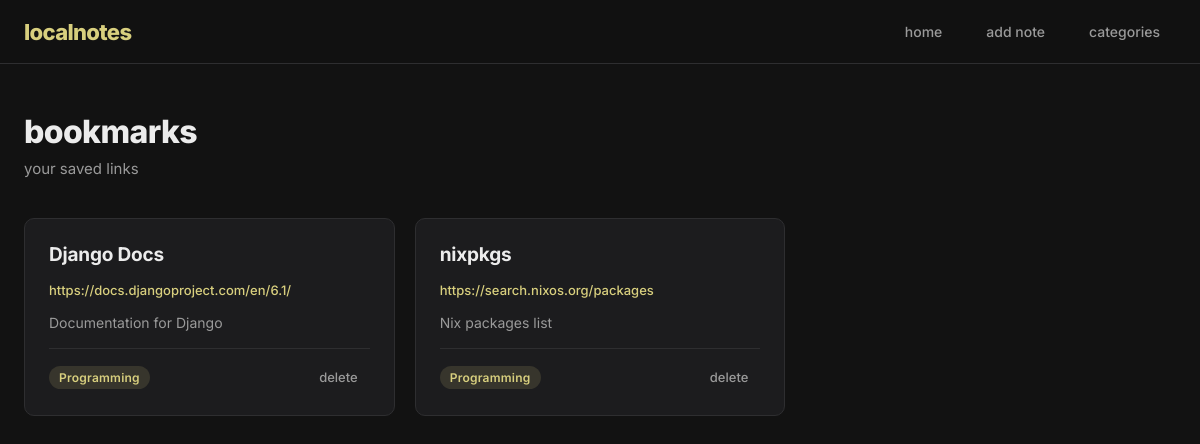
The app's page /, older data.
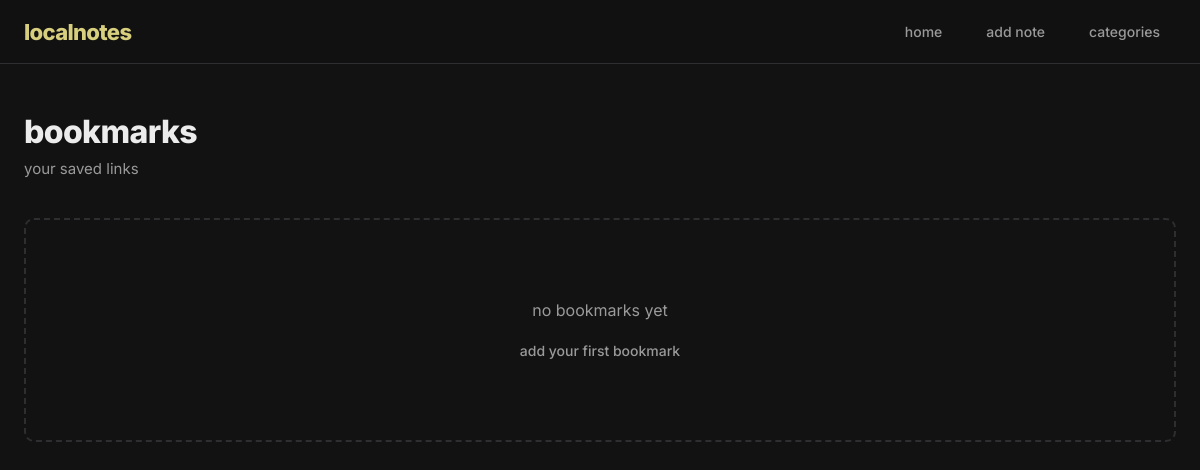
The same page, newer data.
### core/models.py (models this page shows)
class Bookmark(models.Model):
    title = models.CharField(max_length = 40)
    url = models.TextField()
    description = models.TextField()
    category = models.ForeignKey(Category, models.CASCADE, null = True)

class Category(models.Model):
    name = models.CharField(max_length=25)
    def __str__(self):
        return f'{self.name}'

### core/views.py (the view)
# urls.py: path('', index, name = 'main'),
def index(request):
    bookmarks = Bookmark.objects.all()
    return render(request, 'index.html', {
            "bookmarks": bookmarks,
        })

### core/templates/index.html (shortened to what this page needs)
{% extends "base.html" %}
{% block content %}
        <main class="page">
                <h1 class="page-title">bookmarks</h1>
                <p class="page-subtitle">your saved links</p>
                {% if bookmarks %}
                        <div class="bookmark-grid">
                                {% for bookmark in bookmarks %}
                                        <div class="bookmark">
                                                <h2>{{bookmark.title}}</h2>
                                                <a class="bookmark-url" href="{{bookmark.url}}">{{bookmark.url}}</a>
                                                <p class="bookmark-description">{{bookmark.description}}</p>
                                                <div class="bookmark-footer">
                                                        {% if bookmark.category %}
                                                                <span class="category-badge">{{bookmark.category}}</span>
                                                        {% endif %}
                                                        <a class="delete-link" href="{% url 'delnote' bookmark.id %}">delete</a>
                                                </div>
                                        </div>
                                {% endfor %}
                        </div>
                {% else %}
                        <div class="empty-state">
                                <p>no bookmarks yet</p>
                                <a class="nav-link" href="/add">add your first bookmark</a>
                        </div>
                {% endif %}
        </main>
{% endblock %}

### core/templates/base.html (shortened to what this page needs)
{% load static %}
<!DOCTYPE html>
<html lang="en">
  <head>
          <link rel="stylesheet" href="{% static 'css/style.css'%}">
  </head>
  <body>
          <header class="header">
                  <div class="header-container">
                            <a href="/" class="site-logo">localnotes</a>
                            <nav class="site-nav">
                                    <a href="/" class="nav-link">home</a>
                                    <a href="/add" class="nav-link">add note</a>
                                    <a href="{% url 'categories' %}" class="nav-link">categories</a>
                            </nav>
                  </div>
          </header>
          {% block content %}{% endblock %}
  </body>
</html>

### core/static/css/style.css (style rules this page uses)
:root { --bg: #121212; --surface: #1c1c1e; --surface-hover: #242426; --border: #2e2e30; --accent: #d8cf7e; --accent-soft: rgba(216, 207, 126, 0.14); --text: #ececec; --text-muted: #9a9a9a; --radius: 10px; --radius-sm: 6px; --shadow: 0 8px 30px rgba(0, 0, 0, 0.25); }
* { margin: 0; padding: 0; box-sizing: border-box; }
html { -webkit-font-smoothing: antialiased; -moz-osx-font-smoothing: grayscale; }
body { font-family: 'Inter', ui-sans-serif, system-ui, -apple-system, 'Segoe UI', Roboto, 'Helvetica Neue', sans-serif; background-color: var(--bg); min-height: 100vh; color: var(--text); }
.header { position: sticky; top: 0; z-index: 10; width: 100%; height: 64px; background: rgba(18, 18, 18, 0.85); backdrop-filter: blur(12px); -webkit-backdrop-filter: blur(12px); border-bottom: 1px solid var(--border); }
.header-container { max-width: 1200px; height: 100%; margin: 0 auto; padding: 0 24px; display: flex; align-items: center; justify-content: space-between; }
.site-logo { color: var(--accent); text-decoration: none; font-size: 22px; font-weight: 800; letter-spacing: -0.03em; }
.site-nav { display: flex; align-items: center; gap: 12px; }
.nav-link { color: var(--text-muted); text-decoration: none; font-size: 14px; font-weight: 500; padding: 8px 16px; border-radius: 999px; transition: color 0.2s ease, background-color 0.2s ease; }
.page { max-width: 1200px; margin: 0 auto; padding: 48px 24px 96px; }
.page-title { font-size: 32px; font-weight: 800; letter-spacing: -0.02em; margin-bottom: 8px; }
.page-subtitle { color: var(--text-muted); font-size: 15px; margin-bottom: 40px; }
.empty-state { text-align: center; padding: 80px 24px; color: var(--text-muted); border: 2px dashed var(--border); border-radius: var(--radius); }
.empty-state p { font-size: 16px; margin-bottom: 20px; }

Row changes from the older to the newer data that the page shows:
removed Bookmark: title "Django Docs", url "https://docs.djangoproject.com/en/6.1/", description "Documentation for Django", category "Programming"
removed Bookmark: title "nixpkgs", url "https://search.nixos.org/packages", description "Nix packages list", category "Programming"
Text that changed along with them:
text now shown: "no bookmarks yet add your first bookmark"
